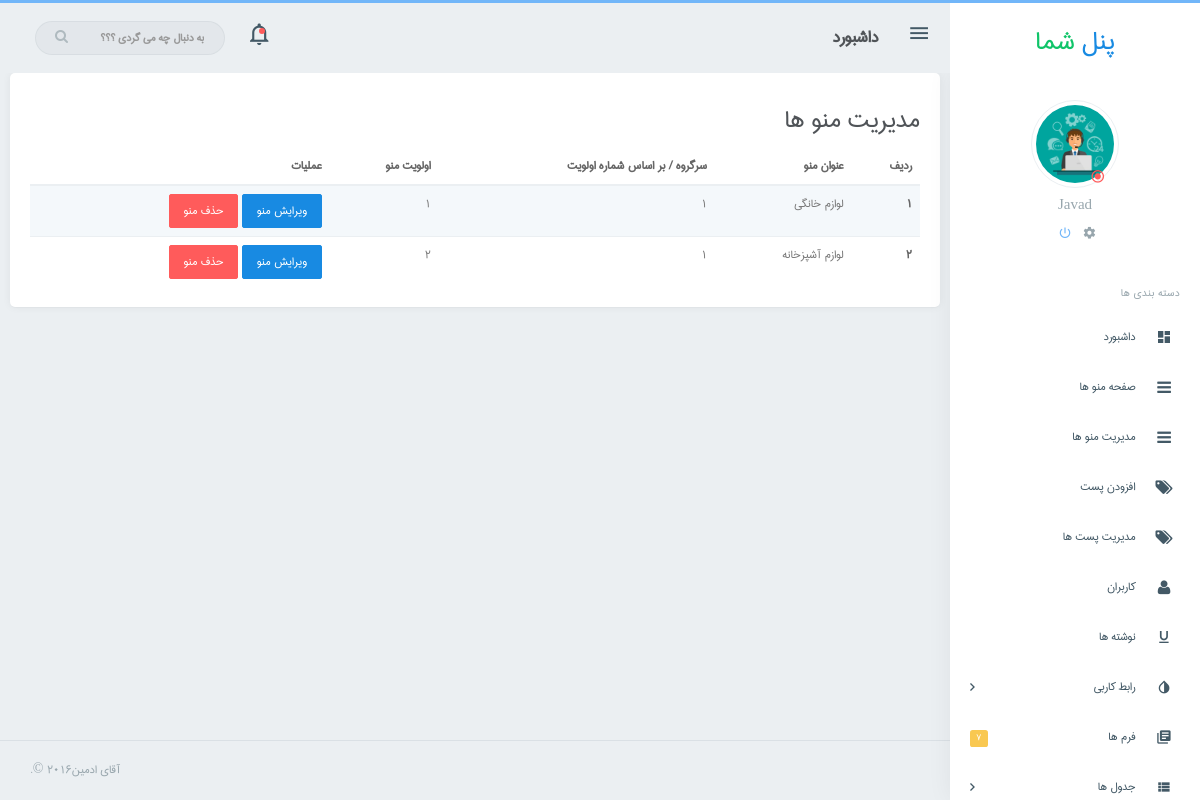
Screenshot of /admin/menu-tab.php (signed in) with the database file from the repository.
### tables this page shows
CREATE TABLE IF NOT EXISTS `users` (
  `id` int(11) NOT NULL AUTO_INCREMENT,
  `name` varchar(255) NOT NULL,
  `phone` varchar(255) NOT NULL,
  `email` varchar(255) NOT NULL,
  `username` varchar(255) NOT NULL,
  `password` varchar(255) NOT NULL,
  `address` varchar(255) NOT NULL,
  `activeCode` varchar(255) NOT NULL,
  `status` int(1) NOT NULL DEFAULT '0',
  `role` int(1) NOT NULL DEFAULT '0',
  PRIMARY KEY (`id`)
);

CREATE TABLE IF NOT EXISTS `menus` (
  `id` int(11) NOT NULL AUTO_INCREMENT,
  `title` varchar(255) NOT NULL,
  `sub` varchar(255) NOT NULL,
  `sort` varchar(255) NOT NULL,
  PRIMARY KEY (`id`)
);

### includes/accessdb.php (called while the page is built, shortened)
<?php
    global $Conf;
    $email = $_SESSION['email'];
    $sqlQue = "SELECT * FROM users WHERE email='$email'";
    $check = mysqli_query($Conf, $sqlQue);
    $getData = mysqli_fetch_array($check);
?>

### admin/menu-tab.php (the view, shortened to what this page needs)
<?php
    include "header.php";
    global $Conf;
    $num_row = 1;
    $sqlQue = "SELECT * FROM menus";
    $result = $Conf->query($sqlQue);
?>
<html>
<head>
</head>
<body>
<div>
    <h2>مدیریت منو ها</h2>
    <table class="table table-striped m-0">
        <thead>
            <tr>
                <th>ردیف</th>
                <th>عنوان منو</th>
                <th>سرگروه / بر اساس شماره اولویت</th>
                <th>اولویت منو</th>
                <th>عملیات</th>
            </tr>
        </thead>
        <tbody>
            <?php if($result){ ?>
                <?php while($row = $result->fetch_object()){ ?>
                    <tr>
                        <th scope="row"><?php echo $num_row++; ?></th>
                        <td><?php echo $row->title; ?></td>
                        <td><?php echo $row->sub; ?></td>
                        <td><?php echo $row->sort; ?></td>
                        <td><a class="btn btn-primary" href="editmenu.php?id=<?php echo $row->id; ?>">ویرایش منو</a> <a class="btn btn-danger" id="btn" href="deletemenu.php?id=<?php echo $row->id; ?>">حذف منو</a></td>
                    </tr>
                <?php } ?>
            <?php } ?>
        </tbody>
    </table>
</div>
</body>
<?php include "footer.php"; ?>

### admin/header.php (shortened to what this page needs)
<?php
    include "../database/config2.php";
    include "../includes/accessdb.php";
?>
<!DOCTYPE html>
<html lang="fa-ir" dir="rtl">
    <head>
		<link rel="stylesheet" href="assets/plugins/morris/morris.css">
        <link href="assets/css/bootstrap-rtl.min.css" rel="stylesheet" type="text/css" />
        <link href="assets/css/core.css" rel="stylesheet" type="text/css" />
        <link href="assets/css/components.css" rel="stylesheet" type="text/css" />
        <link href="assets/css/icons.css" rel="stylesheet" type="text/css" />
        <link href="assets/css/pages.css" rel="stylesheet" type="text/css" />
        <link href="assets/css/menu.css" rel="stylesheet" type="text/css" />
        <link href="assets/css/responsive.css" rel="stylesheet" type="text/css" />
    </head>
    <body class="fixed-left">
        <div id="wrapper">
            <div class="topbar">
                <div class="topbar-left">
                    <a href="index.php" class="logo"><span>پنل <span>شما</span></span><i class="zmdi zmdi-layers"></i></a>
                </div>
                <div class="navbar navbar-default" role="navigation">
                    <div class="container">
                        <ul class="nav navbar-nav navbar-left">
                            <li>
                                <button class="button-menu-mobile open-left">
                                    <i class="zmdi zmdi-menu"></i>
                                </button>
                            </li>
                            <li>
                                <h4 class="page-title">داشبورد</h4>
                            </li>
                        </ul>
                        <ul class="nav navbar-nav navbar-right">
                            <li>
                                <div class="notification-box">
                                    <ul class="list-inline m-b-0">
                                        <li>
                                            <a href="javascript:void(0);" class="right-bar-toggle">
                                                <i class="zmdi zmdi-notifications-none"></i>
                                            </a>
                                            <div class="noti-dot">
                                                <span class="pulse"></span>
                                            </div>
                                        </li>
                                    </ul>
                                </div>
                            </li>
                            <li class="hidden-xs">
                                <form role="search" class="app-search">
                                    <input type="text" placeholder="به دنبال چه می گردی ؟؟؟"
                                           class="form-control">
                                    <a href=""><i class="fa fa-search"></i></a>
                                </form>
                            </li>
                        </ul>
                    </div>
                </div>
            </div>
            <div class="left side-menu">
                <div class="sidebar-inner slimscrollleft">
                    <div class="user-box">
                        <div class="user-img">
                            <img src="assets/images/admin2.jpg" alt="user-img" title="Mat Helme" class="img-circle img-thumbnail img-responsive">
                            <div class="user-status offline"><i class="zmdi zmdi-dot-circle"></i></div>
                        </div>
                        <h5><a href="#"><?php echo $getData['username']; ?></a> </h5>
                        <ul class="list-inline">
                            <li>
                                <a href="#" >
                                    <i class="zmdi zmdi-settings"></i>
                                </a>
                            </li>
                            <li>
                                <a href="#" class="text-custom">
                                    <i class="zmdi zmdi-power"></i>
                                </a>
                            </li>
                        </ul>
                    </div>
                    <div id="sidebar-menu">
                        <ul>
                        	<li class="text-muted menu-title">دسته بندی ها</li>
                            <li>
                                <a href="index.php" class="waves-effect "><i class="zmdi zmdi-view-dashboard"></i> <span> داشبورد </span> </a>
                            </li>
                            <li>
                                <a href="menu.php" class="waves-effect "><i class="fa fa-reorder"></i> <span> صفحه منو ها </span> </a>
                            </li>
                            <li>
                                <a href="menu-tab.php" class="waves-effect "><i class="fa fa-reorder"></i> <span> مدیریت منو ها </span> </a>
                            </li>
                            <li>
                                <a href="posts.php" class="waves-effect "><i class="fa fa-tags"></i> <span> افزودن پست </span> </a>
                            </li>
                            <li>
                                <a href="post-tab.php" class="waves-effect "><i class="fa fa-tags"></i> <span> مدیریت پست ها </span> </a>
                            </li>
                            <li>
                                <a href="users.php" class="waves-effect "><i class="fa fa-user"></i> <span> کاربران </span> </a>
                            </li>
                            <li>
                                <a href="typography.html" class="waves-effect"><i class="zmdi zmdi-format-underlined"></i> <span> نوشته ها </span> </a>
                            </li>
                            <li class="has_sub">
                                <a href="javascript:void(0);" class="waves-effect"><i class="zmdi zmdi-invert-colors"></i> <span> رابط کاربی </span> <span class="menu-arrow"></span></a>
                            </li>
                            <li class="has_sub">
                                <a href="javascript:void(0);" class="waves-effect"><i class="zmdi zmdi-collection-text"></i><span class="label label-warning pull-right">7</span><span> فرم ها </span> </a>
                            </li>
                            <li class="has_sub">
                                <a href="javascript:void(0);" class="waves-effect"><i class="zmdi zmdi-view-list"></i> <span> جدول ها </span> <span class="menu-arrow"></span></a>
                            </li>
                        </ul>
                    </div>
                </div>
            </div>
            <div class="content-page">
                <div class="content">
                    <div class="container">
                        <div class="row">
                            <div class="card-box">

### admin/assets/css/core.css (style rules this page uses)
html,body,div, span, applet, object, iframe, h1, h2, h3, h4, h5, h6, p, blockquote, pre, a, abbr, acronym, address, big, cite, code, del, dfn, em, img, ins, kbd, q, s, samp, small, strike, strong, sub, sup, tt, var, b, u, i, center, dl, dt, dd, ol, ul, li, fieldset, form, label, legend, table, caption, tbody, tfoot, thead, tr, th, td, article, aside, canvas, details, embed, figure, figcaption, footer, header, hgroup, menu, menu, output, ruby, section, summary, time, mark, audio, video { font-family: 'iran'; }
body { background: #ebeff2; font-family: 'iran', sans-serif; margin: 0; padding-bottom: 60px; overflow-x: hidden; color: #797979; }
html { position: relative; min-height: 100%; background: #ebeff2; }
h1, h2, h3, h4, h5, h6 { color: #505458; font-family: 'iran', sans-serif; margin: 10px 0; }
h2 { line-height: 35px; }
h4 { line-height: 22px; }
h5 { font-size: 15px; }
* { outline: none !important; }
.container { width: auto; }
#wrapper { height: 100%; overflow: hidden; width: 100%; }
.page-title { font-size: 20px; font-weight: 600; margin-bottom: 0px; margin-top: 0px; line-height: 70px; }
.m-0 { margin: 0 !important; }
.m-b-0 { margin-bottom: 0 !important; }
.card-box { padding: 20px; box-shadow: 0 0px 8px 0 rgba(0, 0, 0, 0.06), 0 1px 0px 0 rgba(0, 0, 0, 0.02); -webkit-border-radius: 5px; border-radius: 5px; -moz-border-radius: 5px; background-clip: padding-box; margin-bottom: 20px; background-color: #ffffff; }
.row { margin-right: -10px; margin-left: -10px; }
.img-thumbnail { border: 1px solid #EBEFF2; }
.text-custom { color: #71b6f9 !important; }
.text-muted { color: #98a6ad !important; }
.form-control { background-color: #FFFFFF; border: 1px solid #E3E3E3; border-radius: 4px; color: #565656; padding: 7px 12px; height: 38px; max-width: 100%; -webkit-box-shadow: none; box-shadow: none; -webkit-transition: all 300ms linear; -moz-transition: all 300ms linear; -o-transition: all 300ms linear; -ms-transition: all 300ms linear; transition: all 300ms linear; }
.label { font-weight: 500; letter-spacing: 0.05em; padding: .3em .6em .3em; }
.label-warning { background-color: #f9c851; }
.waves-effect { position: relative; cursor: pointer; display: inline-block; overflow: hidden; -webkit-user-select: none; -moz-user-select: none; -ms-user-select: none; user-select: none; -webkit-tap-highlight-color: transparent; vertical-align: middle; z-index: 1; will-change: opacity, transform; -webkit-transition: all 0.3s ease-out; -moz-transition: all 0.3s ease-out; -o-transition: all 0.3s ease-out; -ms-transition: all 0.3s ease-out; transition: all 0.3s ease-out; }
.pull-right, .navbar-right { float: left !important; }
.pull-left, .navbar-left { float: right !important; }

### admin/assets/css/components.css (style rules this page uses)
.btn { border-radius: 2px; padding: 6px 14px; }
.btn-custom, .btn-primary, .btn-success, .btn-info, .btn-warning, .btn-danger, .btn-inverse, .btn-purple, .btn-pink { color: #ffffff !important; }
.btn-primary { background-color: #188ae2 !important; border: 1px solid #188ae2 !important; }
.btn-danger { background-color: #ff5b5b !important; border: 1px solid #ff5b5b !important; }
.table { margin-bottom: 10px; }
.table-striped > tbody > tr:nth-of-type(odd), .table-hover > tbody > tr:hover, .table > thead > tr > td.active, .table > tbody > tr > td.active, .table > tfoot > tr > td.active, .table > thead > tr > th.active, .table > tbody > tr > th.active, .table > tfoot > tr > th.active, .table > thead > tr.active > td, .table > tbody > tr.active > td, .table > tfoot > tr.active > td, .table > thead > tr.active > th, .table > tbody > tr.active > th, .table > tfoot > tr.active > th { background-color: #f4f8fb !important; }
.table > thead > tr > th, .table > tbody > tr > th, .table > tfoot > tr > th, .table > thead > tr > td, .table > tbody > tr > td, .table > tfoot > tr > td, .table > thead > tr > th, .table-bordered { border-top: 1px solid #ebeff2; }
.table > thead > tr > th { vertical-align: bottom; border-bottom: 2px solid #ebeff2; }
tbody { color: #797979; }
th { color: #666666; font-weight: 600; }

### rows the page displays
users: username "Javad"
menus: title "لوازم خانگی", sub "1", sort "1"
menus: title "لوازم آشپزخانه", sub "1", sort "2"
